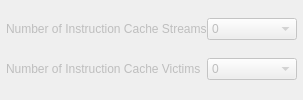
                 <widget class="QWidget" name="G_ICACHE_STREAMS_VICTIMS_DISABLED_PAGE" >
                  <layout class="QVBoxLayout" >
                   <property name="margin" >
                    <number>6</number>
                   </property>
                   <property name="spacing" >
                    <number>6</number>
                   </property>

                   <item>
                    <layout class="QHBoxLayout" >
                     <property name="margin" >
                      <number>0</number>
                     </property>
                     <property name="spacing" >
                      <number>0</number>
                     </property>
                     <item>
                      <widget class="QLabel" name="G_ICACHE_STREAMS_LABEL_0" >
                       <property name="sizePolicy" >
                        <sizepolicy>
                         <hsizetype>7</hsizetype>
                         <vsizetype>5</vsizetype>
                         <horstretch>0</horstretch>
                         <verstretch>0</verstretch>
                        </sizepolicy>
                       </property>
                       <property name="toolTip" >
                        <string>&lt;qt>&lt;i>&lt;font color="grey">Specifies the number of stream buffers used by the instruction cache.  A stream buffer is used to speculatively prefetch instructions, before the processor requests them.  This often improves performance, since the processor spends less time waiting for instructions to be fetched from memory.&lt;/font>&lt;/i>&lt;br>&lt;br>Note that to be able to use instruction cache streams, area optimization must not be enabled on the first page.&lt;/qt></string>
                       </property>
                       <property name="text" >
                        <string>Number of Instruction Cache Streams</string>
                       </property>
                       <property name="enabled" >
                        <bool>false</bool>
                       </property>
                      </widget>
                     </item>
                     <item>
                      <widget class="QComboBox" name="G_ICACHE_STREAMS_0" >
                       <property name="minimumSize" >
                        <size>
                         <width>90</width>
                         <height>0</height>
                        </size>
                       </property>
                       <property name="maxVisibleItems" >
                        <number>2</number>
                       </property>
                       <property name="enabled" >
                        <bool>false</bool>
                       </property>
                       <item>
                        <property name="text" >
                         <string>0</string>
                        </property>
                       </item>
                       <item>
                        <property name="text" >
                         <string>1</string>
                        </property>
                       </item>
                      </widget>
                     </item>
                    </layout>
                   </item>

                   <item>
                    <layout class="QHBoxLayout" >
                     <property name="margin" >
                      <number>0</number>
                     </property>
                     <property name="spacing" >
                      <number>0</number>
                     </property>
                     <item>
                      <widget class="QLabel" name="G_ICACHE_VICTIMS_LABEL_0" >
                       <property name="sizePolicy" >
                        <sizepolicy>
                         <hsizetype>7</hsizetype>
                         <vsizetype>5</vsizetype>
                         <horstretch>0</horstretch>
                         <verstretch>0</verstretch>
                        </sizepolicy>
                       </property>
                       <property name="toolTip" >
                        <string>&lt;qt>&lt;i>&lt;font color="grey">Specifies the number of instruction cache victims that are saved.  A victim is a cache line that is evicted from the cache.  If no victims are saved, all evicted lines must be read from memory again, when they are needed.  By saving the most recent lines, they can be fetched much faster, thus improving performance.  It is possible to save 2, 4, or 8 cache lines.  The more cache lines that are saved, the better performance becomes.  The recommended value is 8 lines.&lt;/font>&lt;/i>&lt;br>&lt;br>Note that to be able to use instruction cache victims, area optimization must not be enabled on the first page.&lt;/qt></string>
                       </property>
                       <property name="text" >
                        <string>Number of Instruction Cache Victims</string>
                       </property>
                       <property name="enabled" >
                        <bool>false</bool>
                       </property>
                      </widget>
                     </item>
                     <item>
                      <widget class="QComboBox" name="G_ICACHE_VICTIMS_0" >
                       <property name="minimumSize" >
                        <size>
                         <width>90</width>
                         <height>0</height>
                        </size>
                       </property>
                       <property name="maxVisibleItems" >
                        <number>4</number>
                       </property>
                       <property name="enabled" >
                        <bool>false</bool>
                       </property>
                       <item>
                        <property name="text" >
                         <string>0</string>
                        </property>
                       </item>
                       <item>
                        <property name="text" >
                         <string>2</string>
                        </property>
                       </item>
                       <item>
                        <property name="text" >
                         <string>4</string>
                        </property>
                       </item>
                       <item>
                        <property name="text" >
                         <string>8</string>
                        </property>
                       </item>
                      </widget>
                     </item>
                    </layout>
                   </item>

                  </layout>
                 </widget>
